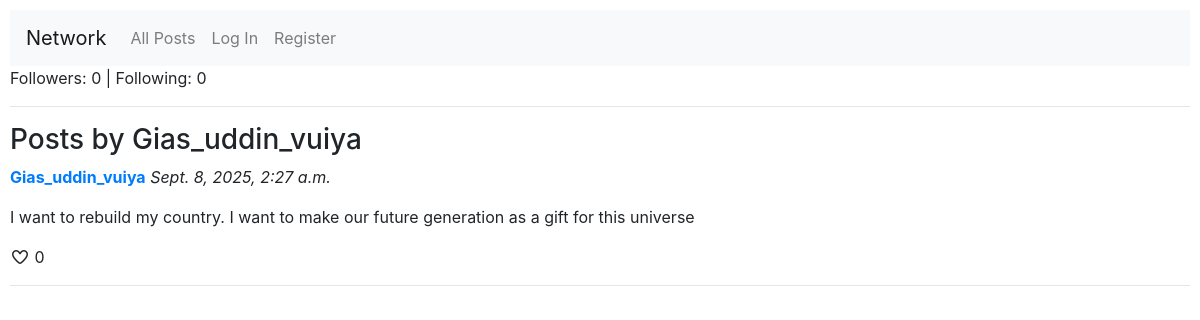
The app's page /profile/Gias_uddin_vuiya, older data.
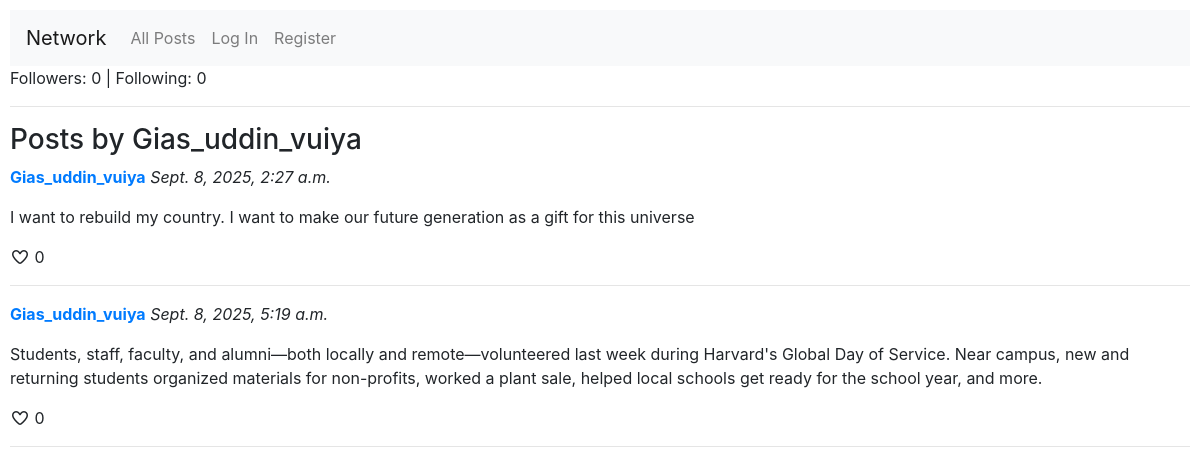
The same page, newer data.
### network/models.py (models this page shows, shortened)
class Post(models.Model):
    user = models.ForeignKey(User, on_delete=models.CASCADE, related_name="posts")
    content = models.TextField()
    timestamp = models.DateTimeField(auto_now_add=True)

class User(AbstractUser):
    pass

### network/views.py (the view)
# urls.py: path("profile/<str:username>", views.profile_view, name="profile"),
def profile_view(request, username):
    user = User.objects.get(username=username)
    return render(request, "network/profile_view.html", {
        "profile_user": user
    })

### network/templates/network/profile_view.html
{% extends 'network/layout.html' %}
{% block body %}
    <p>Followers: 0 | Following: 0</p>
    <hr>
    <h3>Posts by {{ profile_user.username }}</h3>
    {% for post in profile_user.posts.all %}
        <div class="post">
            <p><strong><a href="{% url 'profile' post.user.username %}">{{ post.user.username }}</a></strong> <em>{{ post.timestamp }}</em></p>
            <p>{{ post.content }}</p>
            <i class="fa-regular fa-heart"></i> <span>0</span>
            <hr>
        </div>
    {% empty %}
        <p>No posts available.</p>
    {% endfor %}
{% endblock %}

Row changes from the older to the newer data that the page shows:
added Post: user.username "Gias_uddin_vuiya", timestamp "Sept. 8, 2025, 5:19 a.m.", content "Students, staff, faculty, and alumni—both locally and remote—volunteered last week during Harvard's Global Day of Service. Near campus, new and returning students organized materials for non-profits, worked a plant sale, helped local schools get ready for the school year, and more."
